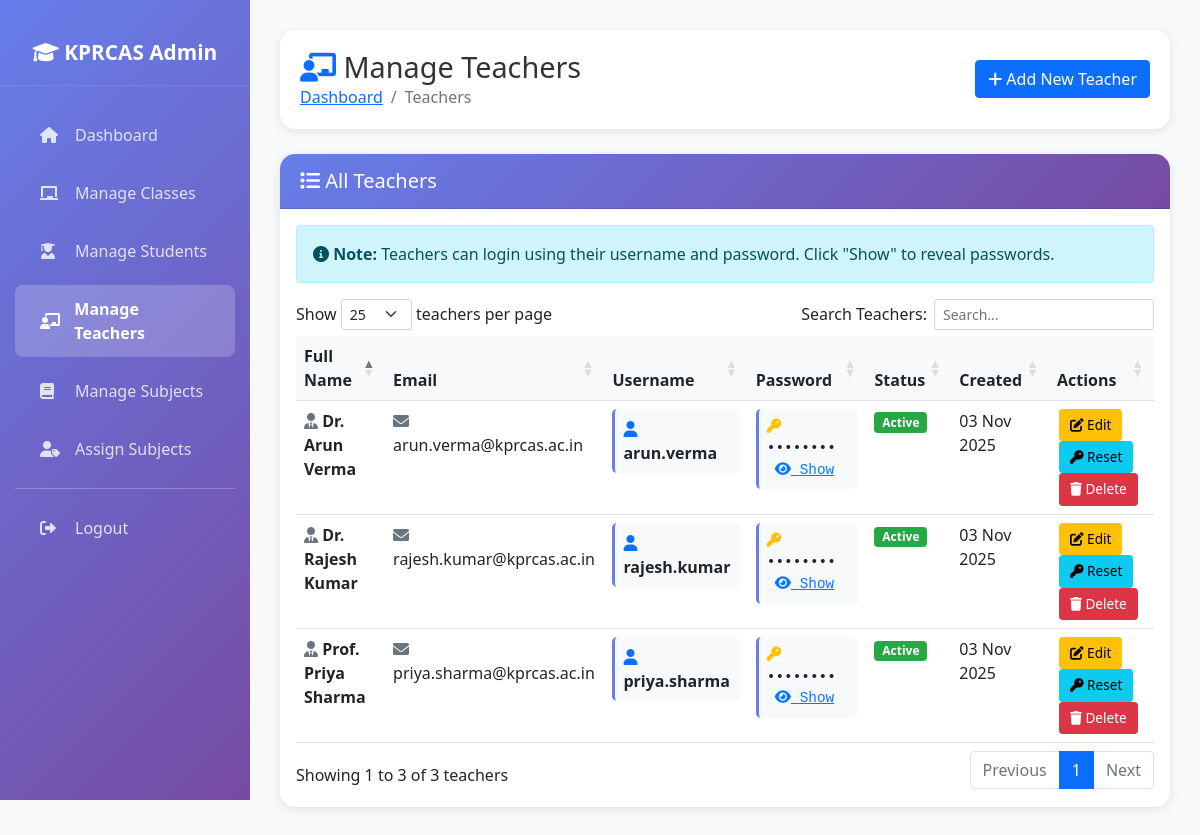
/admin/teachers/index.php (signed in), run on the app's committed database.
### tables this page shows
CREATE TABLE IF NOT EXISTS users (
    id INT AUTO_INCREMENT PRIMARY KEY,
    name VARCHAR(100) NOT NULL,
    email VARCHAR(100) NOT NULL UNIQUE,
    username VARCHAR(50) NULL UNIQUE,
    password VARCHAR(255) NOT NULL,
    plain_password VARCHAR(100) NULL COMMENT 'Stores plain password for communication',
    user_type ENUM('admin', 'teacher') NOT NULL,
    phone VARCHAR(15),
    department VARCHAR(100),
    status ENUM('active', 'inactive') DEFAULT 'active',
    created_at TIMESTAMP DEFAULT CURRENT_TIMESTAMP,
    updated_at TIMESTAMP DEFAULT CURRENT_TIMESTAMP ON UPDATE CURRENT_TIMESTAMP,
    INDEX idx_email (email),
    INDEX idx_username (username),
    INDEX idx_user_type (user_type),
    INDEX idx_status (status)
);

### admin/teachers/index.php (the view, shortened to what this page needs)
<?php
require_once '../includes/functions.php';
$query = "SELECT * FROM users WHERE user_type = 'teacher' ORDER BY name ASC";
$result = $conn->query($query);
?>
<!DOCTYPE html>
<html lang="en">
<head>
    <link href="https://cdn.jsdelivr.net/npm/bootstrap@5.1.3/dist/css/bootstrap.min.css" rel="stylesheet">
    <link href="https://cdnjs.cloudflare.com/ajax/libs/font-awesome/6.0.0/css/all.min.css" rel="stylesheet">
    <link href="../assets/css/responsive.css" rel="stylesheet">
    <link href="https://cdn.datatables.net/1.13.4/css/dataTables.bootstrap5.min.css" rel="stylesheet">
</head>
<body>
    <div class="sidebar">
        <div class="logo">
            <h4><i class="fas fa-graduation-cap"></i> KPRCAS Admin</h4>
        </div>
        <nav class="nav flex-column">
            <a class="nav-link" href="../index.php">
                <i class="fas fa-home"></i> Dashboard
            </a>
            <a class="nav-link" href="../classes/index.php">
                <i class="fas fa-chalkboard"></i> Manage Classes
            </a>
            <a class="nav-link" href="../students/index.php">
                <i class="fas fa-user-graduate"></i> Manage Students
            </a>
            <a class="nav-link active" href="index.php">
                <i class="fas fa-chalkboard-teacher"></i> Manage Teachers
            </a>
            <a class="nav-link" href="../subjects/index.php">
                <i class="fas fa-book"></i> Manage Subjects
            </a>
            <a class="nav-link" href="../assignments/index.php">
                <i class="fas fa-user-tag"></i> Assign Subjects
            </a>
            <hr style="border-color: rgba(255,255,255,0.1); margin: 10px 15px;">
            <a class="nav-link" href="../../login/logout.php">
                <i class="fas fa-sign-out-alt"></i> Logout
            </a>
        </nav>
    </div>
    <div class="main-content">
        <div class="page-header">
            <div class="d-flex justify-content-between align-items-center">
                <div>
                    <h1><i class="fas fa-chalkboard-teacher text-primary"></i> Manage Teachers</h1>
                    <nav aria-label="breadcrumb">
                        <ol class="breadcrumb mb-0">
                            <li class="breadcrumb-item"><a href="../index.php">Dashboard</a></li>
                            <li class="breadcrumb-item active">Teachers</li>
                        </ol>
                    </nav>
                </div>
                <a href="add.php" class="btn btn-primary">
                    <i class="fas fa-plus"></i> Add New Teacher
                </a>
            </div>
        </div>
        <div class="card">
            <div class="card-header">
                <h5 class="mb-0"><i class="fas fa-list"></i> All Teachers</h5>
            </div>
            <div class="card-body">
                <div class="alert alert-info">
                    <i class="fas fa-info-circle"></i> <strong>Note:</strong> Teachers can login using their username and password. Click "Show" to reveal passwords.
                </div>
                <div class="table-responsive">
                    <table id="teachersTable" class="table table-hover">
                        <thead>
                            <tr>
                                <th>Full Name</th>
                                <th>Email</th>
                                <th>Username</th>
                                <th>Password</th>
                                <th>Status</th>
                                <th>Created</th>
                                <th>Actions</th>
                            </tr>
                        </thead>
                        <tbody>
                            <?php while ($teacher = $result->fetch_assoc()): ?>
                            <tr>
                                <td>
                                    <strong><i class="fas fa-user-tie text-muted"></i>
                                    <?php echo htmlspecialchars($teacher['name']); ?></strong>
                                </td>
                                <td>
                                    <i class="fas fa-envelope text-muted"></i>
                                    <?php echo htmlspecialchars($teacher['email']); ?>
                                </td>
                                <td>
                                    <div class="credential-box">
                                        <i class="fas fa-user text-primary"></i>
                                        <strong><?php echo htmlspecialchars($teacher['username']); ?></strong>
                                    </div>
                                </td>
                                <td class="password-cell">
                                    <div class="credential-box">
                                        <i class="fas fa-key text-warning"></i>
                                        <span class="password-hidden" data-password="<?php echo htmlspecialchars($teacher['plain_password'] ?? '••••••••'); ?>">
                                            ••••••••
                                        </span>
                                        <span class="password-toggle ms-2" onclick="togglePassword(this)">
                                            <i class="fas fa-eye"></i> Show
                                        </span>
                                    </div>
                                </td>
                                <td>
                                    <?php if ($teacher['status'] == 'active'): ?>
                                        <span class="badge badge-success">Active</span>
                                    <?php else: ?>
                                        <span class="badge badge-danger">Inactive</span>
                                    <?php endif; ?>
                                </td>
                                <td>
                                    <?php echo date('d M Y', strtotime($teacher['created_at'])); ?>
                                </td>
                                <td>
                                    <a href="edit.php?id=<?php echo $teacher['id']; ?>"
                                       class="btn btn-sm btn-warning btn-action"
                                       title="Edit">
                                        <i class="fas fa-edit"></i> Edit
                                    </a>
                                    <a href="reset_password.php?id=<?php echo $teacher['id']; ?>"
                                       class="btn btn-sm btn-info btn-action"
                                       title="Reset Password">
                                        <i class="fas fa-key"></i> Reset
                                    </a>
                                    <a href="delete.php?id=<?php echo $teacher['id']; ?>"
                                       class="btn btn-sm btn-danger btn-action"
                                       title="Delete"
                                       onclick="return confirm('Are you sure you want to delete this teacher? This will also remove their subject assignments.');">
                                        <i class="fas fa-trash"></i> Delete
                                    </a>
                                </td>
                            </tr>
                            <?php endwhile; ?>
                        </tbody>
                    </table>
                </div>
            </div>
        </div>
    </div>
</body>
</html>

### admin/teachers/index.php (style rules this page uses)
body { background-color: #f8f9fa; font-family: 'Segoe UI', Tahoma, Geneva, Verdana, sans-serif; }
.sidebar { min-height: 100vh; background: linear-gradient(135deg, #667eea 0%, #764ba2 100%); color: white; position: fixed; top: 0; left: 0; width: 250px; padding: 20px 0; z-index: 1000; }
.sidebar .logo { text-align: center; padding: 20px; border-bottom: 1px solid rgba(255,255,255,0.1); margin-bottom: 20px; }
.sidebar .logo h4 { margin: 0; font-size: 1.3rem; font-weight: 600; }
.sidebar .nav-link { color: rgba(255,255,255,0.8); padding: 12px 25px; margin: 5px 15px; border-radius: 8px; transition: all 0.3s ease; display: flex; align-items: center; }
.sidebar .nav-link.active { background: rgba(255,255,255,0.2); color: white; font-weight: 600; }
.sidebar .nav-link i { width: 25px; margin-right: 10px; }
.main-content { margin-left: 250px; padding: 30px; }
.page-header { background: white; padding: 20px; border-radius: 15px; box-shadow: 0 2px 10px rgba(0,0,0,0.1); margin-bottom: 25px; }
.page-header h1 { margin: 0; font-size: 1.8rem; color: #333; }
.card { border: none; border-radius: 15px; box-shadow: 0 2px 10px rgba(0,0,0,0.1); margin-bottom: 25px; }
.card-header { background: linear-gradient(135deg, #667eea 0%, #764ba2 100%); color: white; border-radius: 15px 15px 0 0 !important; padding: 15px 20px; }
.badge-success { background-color: #28a745; }
.btn-action { padding: 5px 10px; margin: 0 2px; font-size: 0.85rem; }
table.dataTable thead th { background-color: #f8f9fa; font-weight: 600; }
.password-cell { font-family: 'Courier New', monospace; font-size: 0.9rem; }
.password-toggle { cursor: pointer; color: #007bff; text-decoration: underline; }
.credential-box { background: #f8f9fa; padding: 8px; border-radius: 5px; border-left: 3px solid #667eea; }

### data on the page
users: name "Dr. Arun Verma", email "arun.verma@kprcas.ac.in", username "arun.verma", status "Active", created_at "03 Nov 2025"
users: name "Dr. Rajesh Kumar", email "rajesh.kumar@kprcas.ac.in", username "rajesh.kumar", status "Active", created_at "03 Nov 2025"
users: name "Prof. Priya Sharma", email "priya.sharma@kprcas.ac.in", username "priya.sharma", status "Active", created_at "03 Nov 2025"
